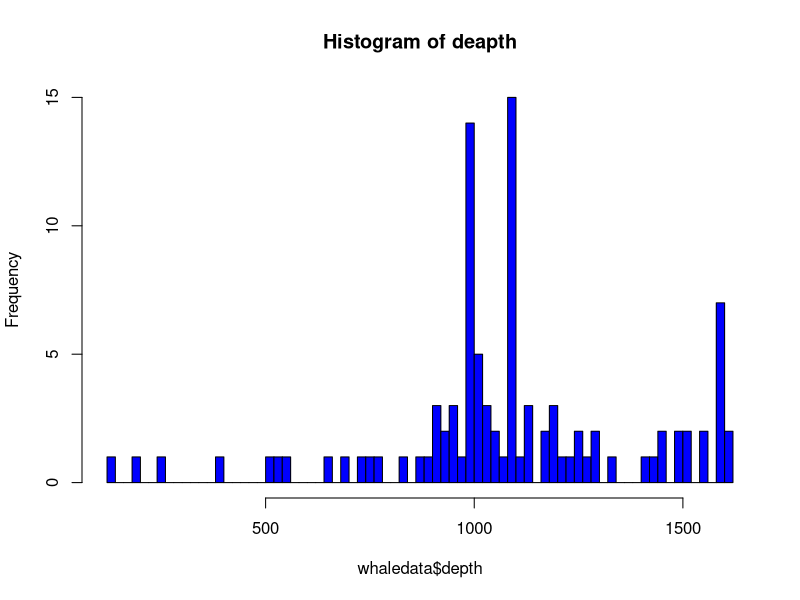

Generate this figure with R:
## ---- chunk 1
whaledata = read.csv("whaledata.csv")
## ---- chunk 2

hist(whaledata$depth, breaks = length(whaledata$depth) ,col="blue", main="Histogram of deapth") 

